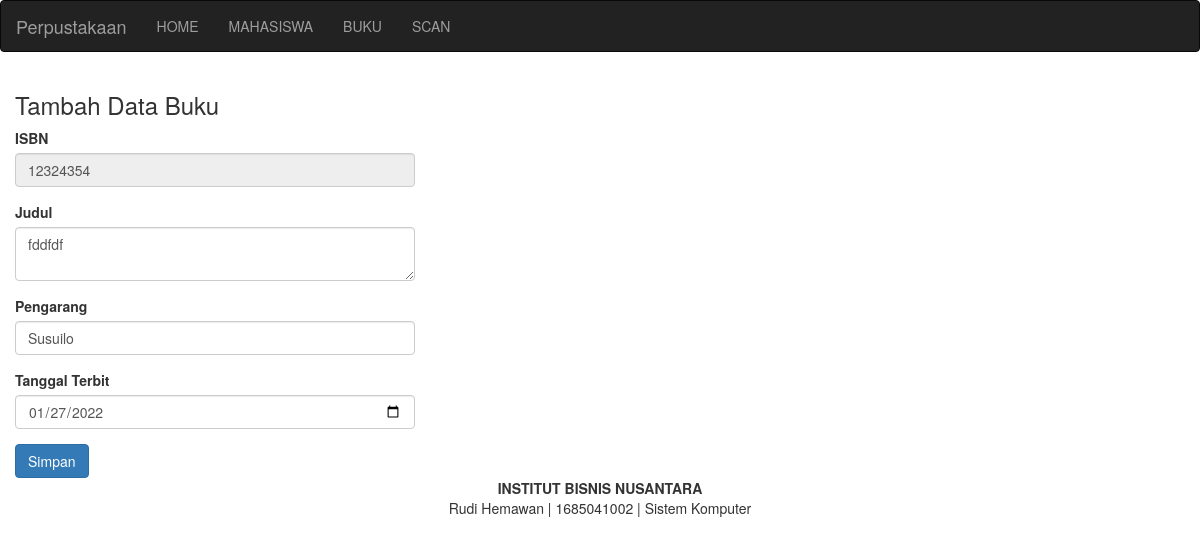
The app's page /perpus/editbuku.php?id=12324354 with its own data.
### tables this page shows
CREATE TABLE `buku` (
  `isbn` int(13) NOT NULL,
  `nokartu` varchar(20) NOT NULL,
  `judul` varchar(50) NOT NULL,
  `pengarang` varchar(50) NOT NULL,
  `tahun` date NOT NULL,
  `nim` int(10) NOT NULL
);

### perpus/editbuku.php (the view, shortened to what this page needs)
<?php
	include "koneksi.php";
	$id = $_GET['id'];
	$cari = mysqli_query($konek, "select * from buku where isbn='$id'");
	$hasil = mysqli_fetch_array($cari);
?>
<!DOCTYPE html>
<html>
<head>
	<?php include "header.php"; ?>
</head>
<body>
	<?php include "menu.php"; ?>
	<div class="container-fluid">
		<h3>Tambah Data Buku</h3>
		<form method="POST">
			<div class="form-group">
				<label>ISBN</label>
				<input type="text" name="isbn"  name="isbn" id="isbn" placeholder="Masukkan ISBN" class="form-control" style="width: 400px" readonly value="<?php echo $hasil['isbn']; ?>">
			</div>
			<div class="form-group">
				<label>Judul</label>
				<textarea class="form-control" name="judul" id="judul" style="width: 400px"><?php echo $hasil['judul']; ?></textarea>
			</div>
			<div class="form-group">
				<label>Pengarang</label>
				<input type="text" name="pengarang" id="pengarang" class="form-control" style="width: 400px" value="<?php echo $hasil['pengarang']; ?>">
			</div>
			<div class="form-group">
                <label>Tanggal Terbit</label>
                <input type="date" name="tahun" id="tahun" class="form-control" style="width: 400px" value="<?php echo $hasil['tahun']; ?>">
            </div>
			<button class="btn btn-primary" name="btnSimpan" id="btnSimpan">Simpan</button>
		</form>
	</div>
	<?php include "footer.php"; ?>
</body>
</html>

### records on screen
buku: isbn "12324354", judul "fddfdf", pengarang "Susuilo", tahun "01/27/2022"
